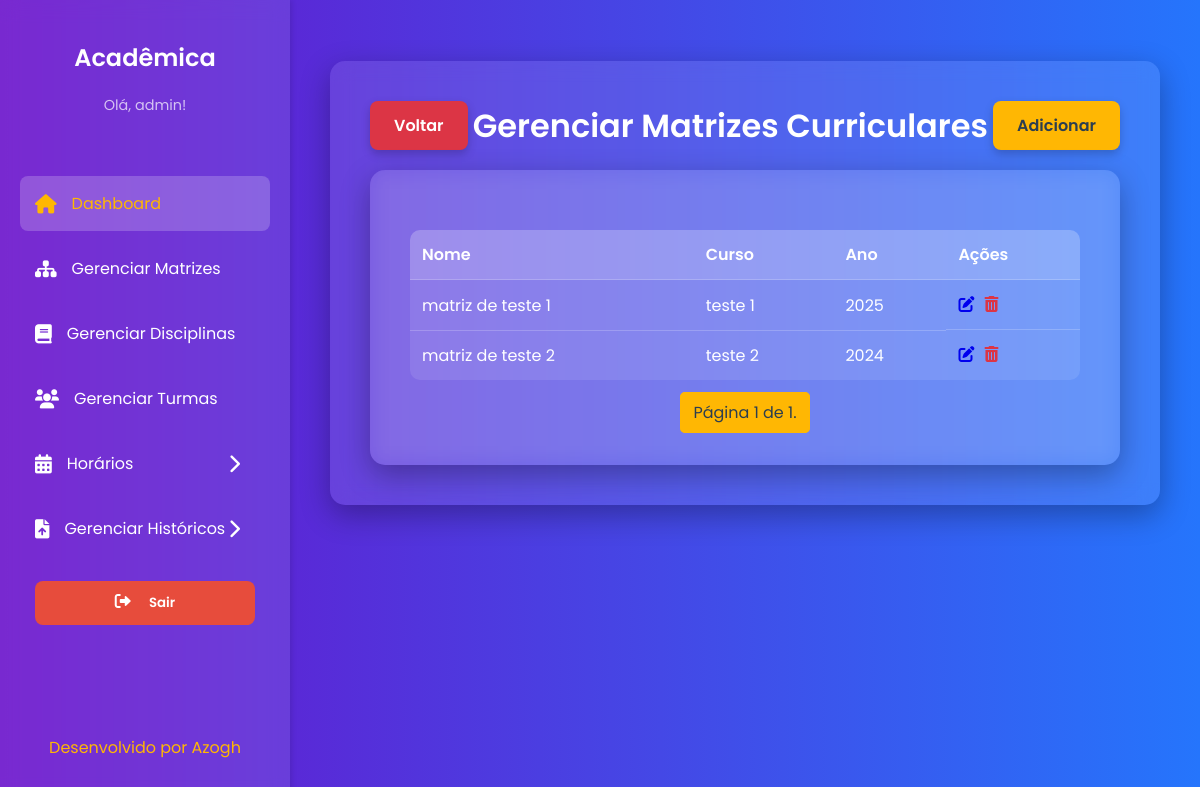
Page /matrizes/ (signed in) on the earlier database version.
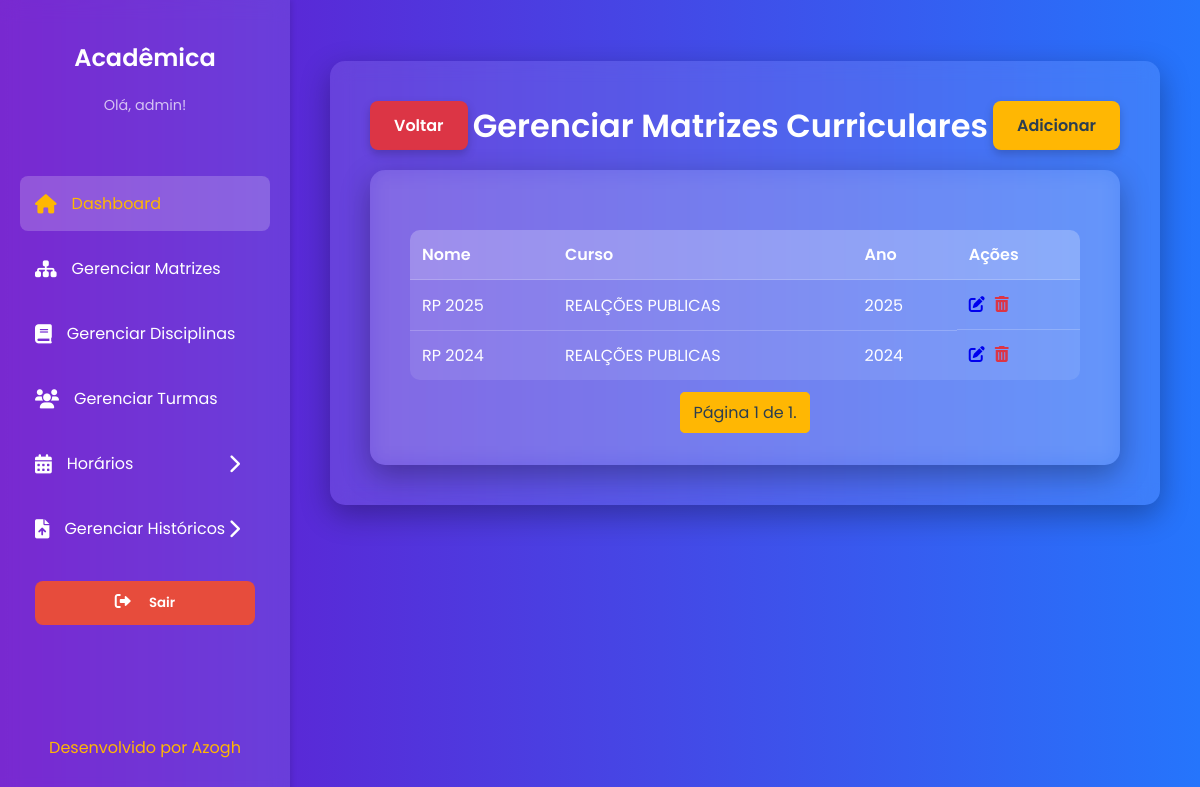
Same page on the later database version.
### core/models.py (models this page shows, shortened)
class MatrizCurricular(models.Model):
    nome = models.CharField(max_length=45, verbose_name="Nome da Matriz")
    curso = models.ForeignKey(
        Curso,
        on_delete=models.CASCADE,
        verbose_name="Curso"
    )
    ch_total = models.IntegerField(verbose_name="Carga Horária Total")
    estagio = models.IntegerField(
        null=True,
        blank=True,
        verbose_name="Carga Horária Estágio"
    )
    acc = models.IntegerField(verbose_name="Carga Horária ACC")
    ano_referencia = models.IntegerField(verbose_name="Ano de Referência")
    usuario = models.ForeignKey(
        Usuario,
        on_delete=models.CASCADE,
        verbose_name="Criado por"
    )
    class Meta:
        db_table = 'MATRIZ_CURRICULAR'
        verbose_name = "Matriz Curricular"
        verbose_name_plural = "Matrizes Curriculares"

class Curso(models.Model):
    nome = models.CharField(max_length=100, verbose_name="Nome do Curso")
    class Meta:
        db_table = 'CURSO'
        verbose_name = "Curso"
        verbose_name_plural = "Cursos"
    def __str__(self):
        return self.nome

### core/views.py (the view)
# urls.py: path('matrizes/', views.listar_matrizes, name='listar_matrizes'),
@login_required
def listar_matrizes(request):
    matrizes_list = MatrizCurricular.objects.all().order_by('-ano_referencia')
    ano = request.GET.get('ano')
    if ano:
        matrizes_list = matrizes_list.filter(ano_referencia=ano)
    anos_disponiveis = MatrizCurricular.objects.values_list('ano_referencia', flat=True).distinct().order_by('-ano_referencia')
    paginator = Paginator(matrizes_list, 10)
    page = request.GET.get('page')
    try:
        matrizes = paginator.page(page)
    except PageNotAnInteger:
        matrizes = paginator.page(1)
    except EmptyPage:
        matrizes = paginator.page(paginator.num_pages)
    return render(request, 'core/matrizes/listar_matrizes.html', {
        'matrizes': matrizes,
        'anos_disponiveis': anos_disponiveis
    })

### core/templates/core/matrizes/listar_matrizes.html (shortened to what this page needs)
{% extends 'core/base.html' %}
{% load static %}
{% block content %}
    <div style="display: flex; justify-content: space-between; align-items: center; margin-bottom: 20px;">
        <a href="{% url 'painel' %}" class="cancel-button">Voltar</a>
        <h1 style="margin: 0; text-align: center; flex-grow: 1;">Gerenciar Matrizes Curriculares</h1>
        <a href="{% url 'adicionar_matriz' %}" class="cta-button">Adicionar </a>
    </div>
    <div class="content-card">
        <table>
            <thead>
                <tr>
                    <th>Nome</th>
                    <th>Curso</th>
                    <th>Ano</th>
                    <th>Ações</th>
                </tr>
            </thead>
            <tbody>
                {% for matriz in matrizes %}
                <tr>
                    <td>{{ matriz.nome }}</td>
                    <td>{{ matriz.curso }}</td>
                    <td>{{ matriz.ano_referencia }}</td>
                    <td style="display: flex; gap: 10px;">
                        <a href="{% url 'editar_matriz' matriz.pk %}"><i class="fas fa-pen-to-square"></i></a>
                        <a href="{% url 'excluir_matriz' matriz.pk %}" style="color: #dc3545;"><i class="fas fa-trash-can"></i></a>
                    </td>
                </tr>
                {% empty %}
                <tr>
                    <td colspan="4">Nenhuma matriz curricular encontrada.</td>
                </tr>
                {% endfor %}
            </tbody>
        </table>
        <div class="pagination">
            <span class="step-links">
                <span class="current">
                    Página {{ matrizes.number }} de {{ matrizes.paginator.num_pages }}.
                </span>
            </span>
        </div>
    </div>
{% endblock %}

Differences in the rows shown:
removed MatrizCurricular: nome "matriz de teste 1", curso "teste 1", ano_referencia "2025"
removed MatrizCurricular: nome "matriz de teste 2", curso "teste 2", ano_referencia "2024"
added MatrizCurricular: nome "RP 2025", curso "REALÇÕES PUBLICAS", ano_referencia "2025"
added MatrizCurricular: nome "RP 2024", curso "REALÇÕES PUBLICAS", ano_referencia "2024"
